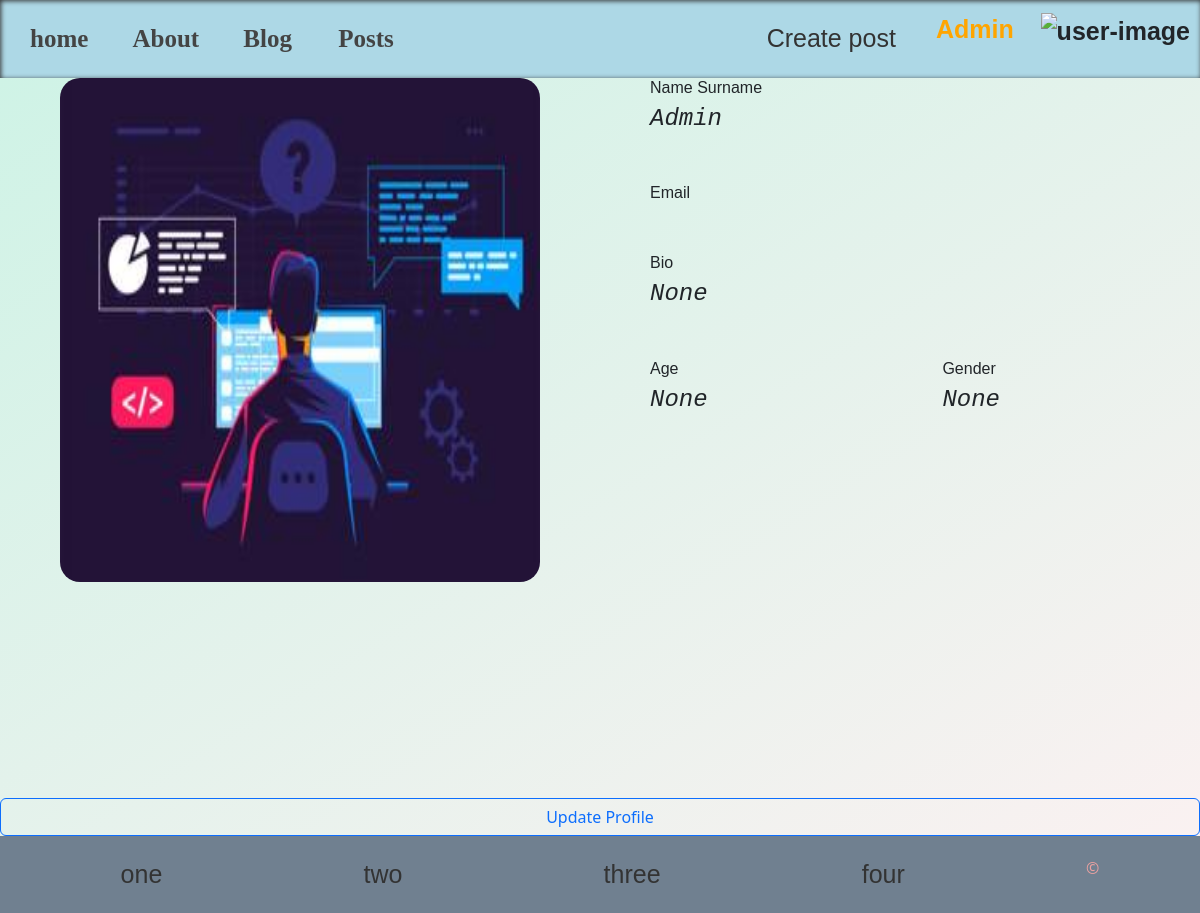
The page /users/profile/ (signed in) on the database its author committed.
### users/models.py (models this page shows, shortened)
class Profile(models.Model):
    user = models.OneToOneField(User, on_delete=models.CASCADE)
    first_name = models.CharField(max_length=100, default='')
    last_name = models.CharField(max_length=100, default='')
    bio = models.TextField(null=True, blank=True)
    image = models.ImageField(default='default.jpg', upload_to='profile_pics')
    age =  models.IntegerField( null=True, blank=True)
    gender = models.CharField(max_length=50, null=True, blank=True)

### users/views.py (the view)
# urls.py: path('profile/', profile_page, name='profile_page'),
def profile_page(request):
    profile = Profile.objects.filter(id=request.user.id).first()
    context = {'profile': profile}
    return render(request, 'profile_page.html', context)

### users/templates/profile_page.html (shortened to what this page needs)
{% extends 'base.html' %}
{% load static %}
{% block css %}
   <link rel="stylesheet" href="{% static 'styles/profile.css' %}" />
{% endblock %}
{% block content %}
    <div class="profile-intro-wrapper">
        <img src="{{ user.profile.image.url }}" alt="profile-picture" class="profile-picture-item">
        <div class="content">
            <div class="control">
                <h6>Name Surname</h6>
                <h4>{{ user.username|title }} {{ request.profile.user.lastname|title}}</h4>
            </div>
            <div class="control">
                <h6>Email</h6>
            </div>
            <div class="control">
                <h6>Bio</h6>
                <h4>{{ profile.bio}}</h4>
            </div>
            <div class="control age-gender">
                <div class="left">
                    <h6>Age</h6>
                    <h4>{{ profile.age }}</h4>
                </div>
                <div class="right">
                    <h6>Gender</h6>
                    <h4>{{ profile.gender }}</h4>
                </div>
            </div>
        </div>
    </div>
    <a href="{% url 'update_profile_page' %}" class="btn btn-outline-primary link">Update Profile</a>
{% endblock%}

### templates/navbar.html (shortened to what this page needs)
{% load static %}
<header>
    <div class="links">
        <a href="{%url 'home'%}">home</a>
        <a href="{% url 'about'%}">About</a>
        <a href="{% url 'blog'%}">Blog </a>
        <a href="{% url 'posts'%}">Posts</a>
    </div>
    <div class="auth-wrapper">
        {%if not request.user.is_authenticated%}
            <a class="nav-item login" href="#">
                <img src="{%static 'icons/lupa.png' %}" width="20" alt="icon">
            </a>
            <a class="nav-item login" href="{%url 'login_user'%}">login</a>
            <a class="nav-item signup" href="{%url 'create-user'%}">sign up</a>
        {% else %}
            <div class="profile-auth-wrapper">
                <a class="nav-item signup" href="{%url 'create_post'%}">Create post</a>
                <div class="content">
                    <p class="user-info">
                        <a class="nav-item login" href="{% url 'profile_page' %}">{{ request.user.username | title}}</a>
                        <img src="request.user.profile.image.url" class="profile-picture" alt="user-image">
                     </p>
                </div>
            </div>
        {%endif%}
    </div>
</header>

### static/styles/navbar.css (style rules this page uses)
* { padding: 0; margin: 0; transition: 0.5s; }
header { display: flex; justify-content: space-between; align-items: center; box-shadow: inset 1px 1px 5px #333; padding: 10px; background-color: lightblue; }
.links a { padding: 20px; color: #444; font-size: 25px; font-family: cursive ; font-weight: bolder; border-radius: 10px; }
a { text-decoration: none; border-radius: 5px; padding: 10px 20px; font-family: sans-serif; color: #333; font-size: 25px; }
.login { font-family: Impact, Haettenschweiler, 'Arial Narrow Bold', sans-serif; color: orange; font-size: 25px; cursor: pointer; }
.profile-auth-wrapper { display: flex; justify-content: space-between; align-items: center; }
.content { position: relative; }
.user-info { font-family: Arial, Helvetica, sans-serif; font-weight: bolder; font-size: 25px; cursor: pointer; }

### static/styles/profile.css (style rules this page uses)
.profile-intro-wrapper { min-height: 90vh; width: 100%; display: grid; grid-template-columns: repeat(2, 1fr); }
.profile-intro-wrapper img { width: 80%; height: 70%; margin: 0 auto; border-radius: 20px; }
.profile-intro-wrapper .content .control.age-gender { display: flex; justify-content: space-between; padding-right: 200px; }
.profile-intro-wrapper .content .control { margin-bottom: 50px; }
.profile-intro-wrapper .content { padding-left: 50px; text-align: left; font-family: sans-serif; }
.profile-intro-wrapper .content h4 { font-style: italic; font-family: monospace; }
.btn.link { display: block; text-align: center; }

### rows shown on the page
Profile: bio "None", age "None", gender "None"

### other values the page prints
{{ request.user.username | title }} "Admin"
{{ user.username|title }} "Admin"
